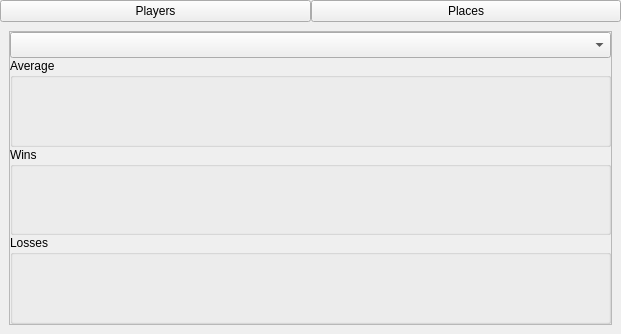
<?xml version="1.0" encoding="UTF-8"?>
<ui version="4.0">
 <class>PlaceStatsWidget</class>
 <widget class="QWidget" name="PlaceStatsWidget">
  <property name="geometry">
   <rect>
    <x>0</x>
    <y>0</y>
    <width>621</width>
    <height>334</height>
   </rect>
  </property>
  <property name="windowTitle">
   <string>Form</string>
  </property>
  <layout class="QVBoxLayout" name="verticalLayout">
   <property name="spacing">
    <number>0</number>
   </property>
   <property name="leftMargin">
    <number>0</number>
   </property>
   <property name="topMargin">
    <number>0</number>
   </property>
   <property name="rightMargin">
    <number>0</number>
   </property>
   <property name="bottomMargin">
    <number>0</number>
   </property>
   <item>
    <layout class="QHBoxLayout" name="horizontalLayout">
     <property name="spacing">
      <number>0</number>
     </property>
     <item>
      <widget class="QPushButton" name="pushButton">
       <property name="text">
        <string>Players</string>
       </property>
       <property name="checkable">
        <bool>true</bool>
       </property>
      </widget>
     </item>
     <item>
      <widget class="QPushButton" name="pushButton_2">
       <property name="text">
        <string>Places</string>
       </property>
       <property name="checkable">
        <bool>true</bool>
       </property>
      </widget>
     </item>
    </layout>
   </item>
   <item>
    <widget class="QStackedWidget" name="stackedWidget">
     <widget class="QWidget" name="page">
      <layout class="QVBoxLayout" name="verticalLayout_2">
       <item>
        <widget class="QScrollArea" name="scrollArea">
         <property name="widgetResizable">
          <bool>true</bool>
         </property>
         <widget class="QWidget" name="scrollAreaWidgetContents">
          <property name="geometry">
           <rect>
            <x>0</x>
            <y>0</y>
            <width>595</width>
            <height>276</height>
           </rect>
          </property>
          <layout class="QVBoxLayout" name="verticalLayout_3">
           <property name="spacing">
            <number>0</number>
           </property>
           <property name="leftMargin">
            <number>0</number>
           </property>
           <property name="topMargin">
            <number>0</number>
           </property>
           <property name="rightMargin">
            <number>0</number>
           </property>
           <property name="bottomMargin">
            <number>0</number>
           </property>
           <item>
            <widget class="PlayersComboBox" name="playerComboBox">
             <property name="minimumSize">
              <size>
               <width>0</width>
               <height>26</height>
              </size>
             </property>
            </widget>
           </item>
           <item>
            <widget class="QGroupBox" name="groupBoxAverage">
             <property name="title">
              <string>Average</string>
             </property>
            </widget>
           </item>
           <item>
            <widget class="QGroupBox" name="groupBoxWins">
             <property name="title">
              <string>Wins</string>
             </property>
            </widget>
           </item>
           <item>
            <widget class="QGroupBox" name="groupBoxLosses">
             <property name="title">
              <string>Losses</string>
             </property>
             <zorder>groupBoxWins</zorder>
            </widget>
           </item>
          </layout>
         </widget>
        </widget>
       </item>
      </layout>
     </widget>
     <widget class="QWidget" name="page_2"/>
    </widget>
   </item>
  </layout>
 </widget>
 <customwidgets>
  <customwidget>
   <class>PlayersComboBox</class>
   <extends>QComboBox</extends>
   <header location="global">ui/widgets/playerscombobox.h</header>
  </customwidget>
 </customwidgets>
 <resources/>
 <connections/>
</ui>
